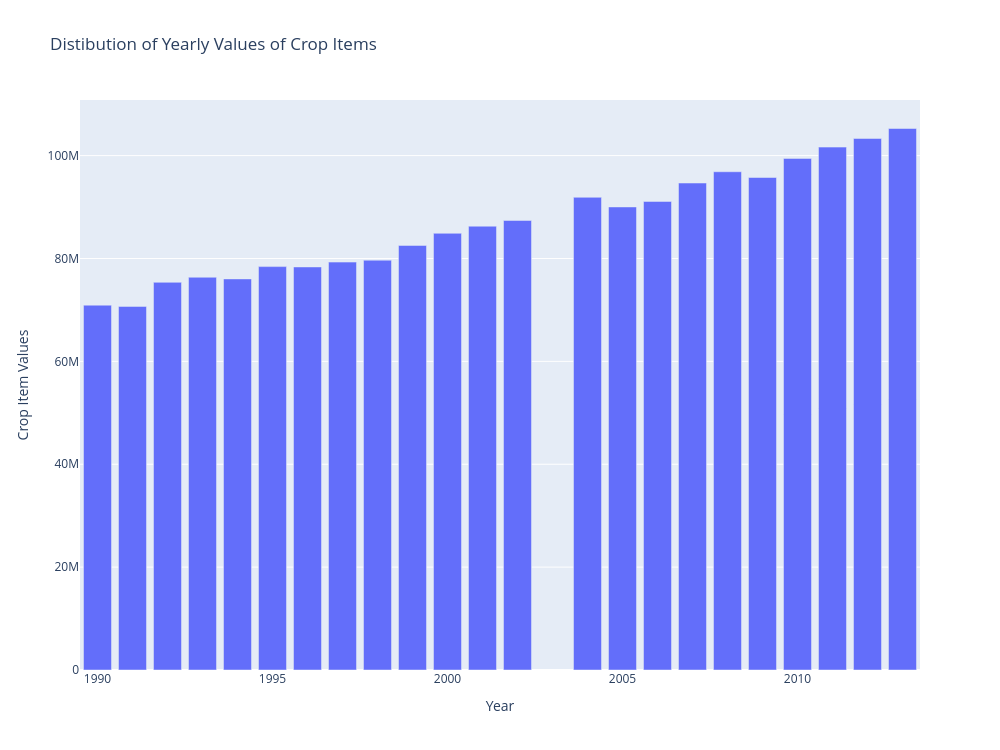

This figure's notebook cell:
### Code cell
#distribution of crop items over time
year_dist = df.groupby("year")["crop_value"].sum()

fig4 = px.bar(
    x = year_dist.index,
    y = year_dist.values,
    orientation="v",
    title = "Distibution of Yearly Values of Crop Items"
)
fig4.update_layout(
    width=1000,
    height=750,
    xaxis_title="Year",
    yaxis_title= "Crop Item Values"
)

fig4.show()

### Figure 1 — Plotly figure (JSON) as saved in the notebook; plotly's stock layout.template omitted (floating-point values rounded to 4 significant figures)
{"data": [{"hovertemplate": "x=%{x}<br>y=%{y}<extra></extra>", "legendgroup": "", "marker": {"color": "#636efa", "pattern": {"shape": ""}}, "name": "", "orientation": "v", "showlegend": false, "textposition": "auto", "type": "bar", "x": [1990, 1991, 1992, 1993, 1994, 1995, 1996, 1997, 1998, 1999, 2000, 2001, 2002, 2004, 2005, 2006, 2007, 2008, 2009, 2010, 2011, 2012, 2013], "xaxis": "x", "y": [70925645, 70685288, 75368149, 76352388, 76029174, 78423369, 78356024, 79299386, 79667393, 82536159, 84897839, 86278048, 87390673, 91894642, 90019869, 91089050, 94671281, 96860877, 95743109, 99454324, 101652500, 103330379, 105271377], "yaxis": "y"}], "layout": {"barmode": "relative", "height": 750, "legend": {"tracegroupgap": 0}, "title": {"text": "Distibution of Yearly Values of Crop Items"}, "width": 1000, "xaxis": {"anchor": "y", "domain": [0, 1], "title": {"text": "Year"}}, "yaxis": {"anchor": "x", "domain": [0, 1], "title": {"text": "Crop Item Values"}}}}
